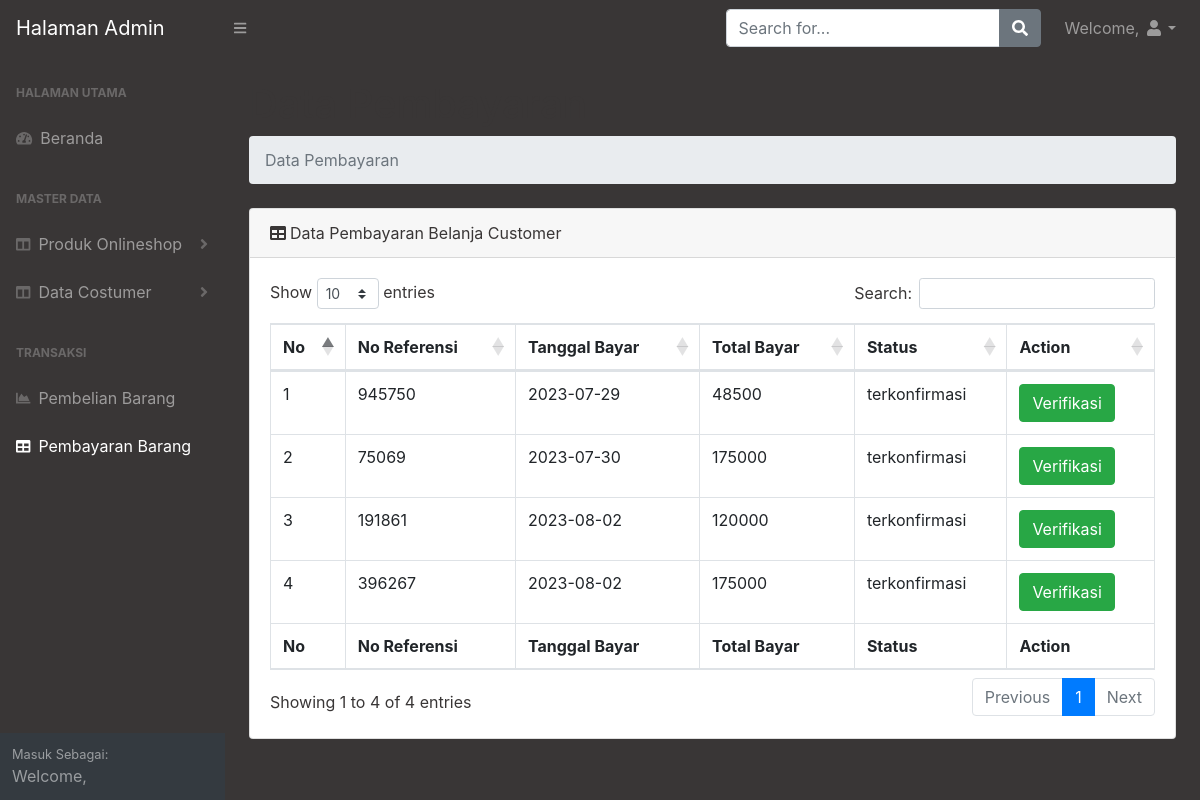
The page /admin/dashboard_admin.php?page=data_bayar on the database its author committed.
### tables this page shows
CREATE TABLE `tbl_bayar` (
  `id_bayar` int(11) NOT NULL,
  `tgl_bayar` date NOT NULL,
  `no_referensi` varchar(25) NOT NULL,
  `tot_bayar` double NOT NULL,
  `status_bayar` varchar(25) NOT NULL
);

### admin/data_bayar.php (the view, shortened to what this page needs)
<main>
                    <div class="container-fluid">
                        <h1 class="mt-4">Data Pembayaran</h1>
                        <ol class="breadcrumb mb-4">
                            <li class="breadcrumb-item active">Data Pembayaran</li>
                        </ol>
                        <div class="card mb-4">
                            <div class="card-header"><i class="fas fa-table mr-1"></i>Data Pembayaran Belanja Customer</div>
                            <div class="card-body">
                                <div class="table-responsive">
                                    <table class="table table-bordered" id="dataTable" width="100%" cellspacing="0">
                                    <thead>
                                            <tr>
                                                <th>No</th>
                                                <th>No Referensi</th>
                                                <th>Tanggal Bayar</th>
                                                <th>Total Bayar</th>
                                                <th>Status</th>
                                                <th>Action</th>
                                            </tr>
                                        </thead>
                                        <tfoot>
                                            <tr>
                                                <th>No</th>
                                                <th>No Referensi</th>
                                                <th>Tanggal Bayar</th>
                                                <th>Total Bayar</th>
                                                <th>Status</th>
                                                <th>Action</th>
                                            </tr>
                                        </tfoot>
                                        <tbody>
                                        <?php
                      include"../koneksi.php";
                      $no=1;
                      $sqlb = mysqli_query($con, "Select * From tbl_bayar");
                      while($rb = mysqli_fetch_array($sqlb)){
                      ?>
                                            <tr>
                                                <td><?php echo"$no";?></td>
                                                <td><?php echo"$rb[no_referensi]";?></td>
                                                <td><?php echo"$rb[tgl_bayar]";?></td>
                                                <td><?php echo"$rb[tot_bayar]";?></td>
                                                <td><?php echo"$rb[status_bayar]";?></td>
                                                <?php
                                                if($rb['status_bayar']!= "Terkonfirmasi"){
                                                ?>
                                                <td>
                                                <a href="<?php echo "dashboard_admin.php?page=data_bayar_detail&id=$rb[no_referensi]"; ?>" class="btn btn-success"><i class=""></i>Verifikasi</a>
                          <?php } else{
                            echo"<td>&nbsp;</td>";
                          }
                          ?>
                        </td>
                                            </tr>
                                            <?php $no++; }?>
                                        </tbody>
                                    </table>
                                </div>
                            </div>
                        </div>
                    </div>
                </main>

### rows shown on the page
tbl_bayar: no_referensi "945750", tgl_bayar "2023-07-29", tot_bayar "48500", status_bayar "terkonfirmasi"
tbl_bayar: no_referensi "75069", tgl_bayar "2023-07-30", tot_bayar "175000", status_bayar "terkonfirmasi"
tbl_bayar: no_referensi "191861", tgl_bayar "2023-08-02", tot_bayar "120000", status_bayar "terkonfirmasi"
tbl_bayar: no_referensi "396267", tgl_bayar "2023-08-02", tot_bayar "175000", status_bayar "terkonfirmasi"
